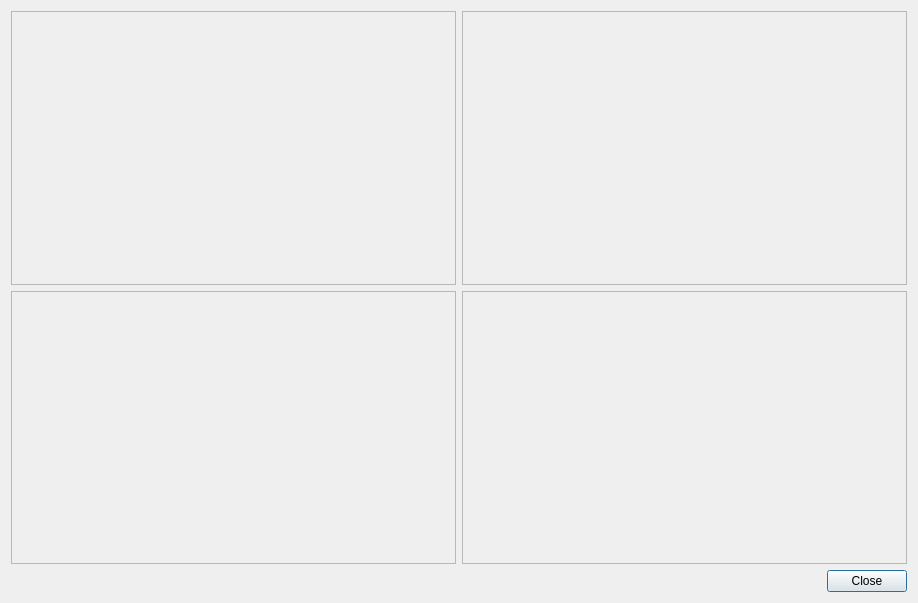
<?xml version="1.0" encoding="UTF-8"?>
<ui version="4.0">
 <class>FlowExaminer</class>
 <widget class="QDialog" name="FlowExaminer">
  <property name="geometry">
   <rect>
    <x>0</x>
    <y>0</y>
    <width>918</width>
    <height>603</height>
   </rect>
  </property>
  <property name="windowTitle">
   <string>Dialog</string>
  </property>
  <layout class="QVBoxLayout" name="verticalLayout">
   <item>
    <layout class="QHBoxLayout" name="horizontalLayout">
     <item>
      <widget class="ImageDisplay" name="leftFrame">
       <property name="sizePolicy">
        <sizepolicy hsizetype="Preferred" vsizetype="Expanding">
         <horstretch>0</horstretch>
         <verstretch>0</verstretch>
        </sizepolicy>
       </property>
       <property name="frameShape">
        <enum>QFrame::StyledPanel</enum>
       </property>
       <property name="frameShadow">
        <enum>QFrame::Raised</enum>
       </property>
      </widget>
     </item>
     <item>
      <widget class="ImageDisplay" name="rightFrame">
       <property name="frameShape">
        <enum>QFrame::StyledPanel</enum>
       </property>
       <property name="frameShadow">
        <enum>QFrame::Raised</enum>
       </property>
      </widget>
     </item>
    </layout>
   </item>
   <item>
    <layout class="QHBoxLayout" name="horizontalLayout_2">
     <item>
      <widget class="ImageDisplay" name="leftFlow">
       <property name="sizePolicy">
        <sizepolicy hsizetype="Preferred" vsizetype="Expanding">
         <horstretch>0</horstretch>
         <verstretch>0</verstretch>
        </sizepolicy>
       </property>
       <property name="frameShape">
        <enum>QFrame::StyledPanel</enum>
       </property>
       <property name="frameShadow">
        <enum>QFrame::Raised</enum>
       </property>
      </widget>
     </item>
     <item>
      <widget class="ImageDisplay" name="rightFlow">
       <property name="frameShape">
        <enum>QFrame::StyledPanel</enum>
       </property>
       <property name="frameShadow">
        <enum>QFrame::Raised</enum>
       </property>
      </widget>
     </item>
    </layout>
   </item>
   <item>
    <layout class="QHBoxLayout" name="horizontalLayout_3">
     <item>
      <spacer name="horizontalSpacer">
       <property name="orientation">
        <enum>Qt::Horizontal</enum>
       </property>
       <property name="sizeHint" stdset="0">
        <size>
         <width>40</width>
         <height>0</height>
        </size>
       </property>
      </spacer>
     </item>
     <item>
      <widget class="QPushButton" name="bClose">
       <property name="text">
        <string>Close</string>
       </property>
      </widget>
     </item>
    </layout>
   </item>
  </layout>
 </widget>
 <customwidgets>
  <customwidget>
   <class>ImageDisplay</class>
   <extends>QFrame</extends>
   <header>imageDisplay.h</header>
   <container>1</container>
  </customwidget>
 </customwidgets>
 <resources/>
 <connections/>
</ui>
